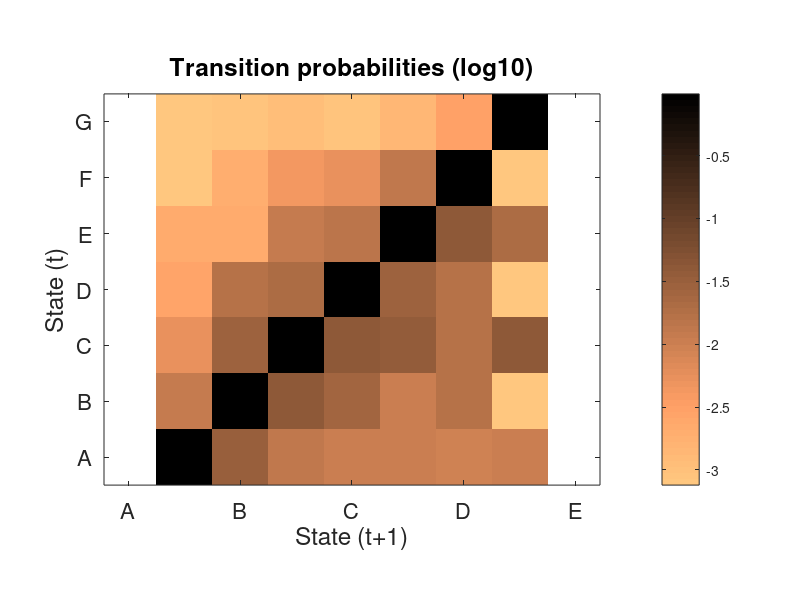

Write the MATLAB code that produced this figure. (Note: this script raises an error after producing the figure.)
clc
clear all
close all

numStates=7;  %num_states

%% LOAD DATA (from SCCP)

M=zeros([numStates,numStates]);

M(1,1)=0.9773;   
M(1,2)=0.01193;  
M(1,3)=0.005114;  
M(1,4)=0.002652;  
M(1,5)=0.002273;  
M(1,6)=0.0007576;  

M(2,1)=0.03293;  
M(2,2)=0.9179;   
M(2,3)=0.02783;  
M(2,4)=0.01623;  
M(2,5)=0.002319;  
M(2,6)=0.001855;  
M(2,7)=0.0009276;  

M(3,1)=0.01377;  
M(3,2)=0.04075;  
M(3,3)=0.9086;   
M(3,4)=0.01982;  
M(3,5)=0.01156;  
M(3,6)=0.004405;  
M(3,7)=0.001101;  

M(4,1)=0.01054;  
M(4,2)=0.02458;  
M(4,3)=0.04039;  
M(4,4)=0.9043;   
M(4,5)=0.01405;  
M(4,6)=0.005268;  
M(4,7)=0.000878;  

M(5,1)=0.01034;  
M(5,2)=0.01034;  
M(5,3)=0.03545; 
M(5,4)=0.02954;  
M(5,5)=0.8996;   
M(5,6)=0.01329;  
M(5,7)=0.001477;  

M(6,1)=0.009615;  
M(6,2)=0.01603;  
M(6,3)=0.01603;  
M(6,4)=0.01603;  
M(6,5)=0.03846;  
M(6,6)=0.9006;   
M(6,7)=0.003205;

M(7,1)=0.01042;  
M(7,3)=0.04167;  
M(7,5)=0.02083;  
M(7,7)=0.9271;

alphabet={'A','B','C','D','E','F','G'};

%% HEATMAP

figure();
clf('reset')
set(gca,'fontsize',12)   
set(gcf,'DefaultLineLineWidth',1)
set(gcf, 'color', 'white'); 


imagesc(rot90(log10(M)));
colormap(flipud(copper));
axis equal;
axis tight;
ylabel('State (t)','FontSize',18);
xlabel('State (t+1)','FontSize',18);
xticklabels(alphabet);
yticklabels(fliplr(alphabet));
colorbar
title('Transition probabilities (log10)','FontSize',18);
set(gca,'fontsize',16);
export_fig 'figures/markov/SCCP_heatmap.pdf' 


